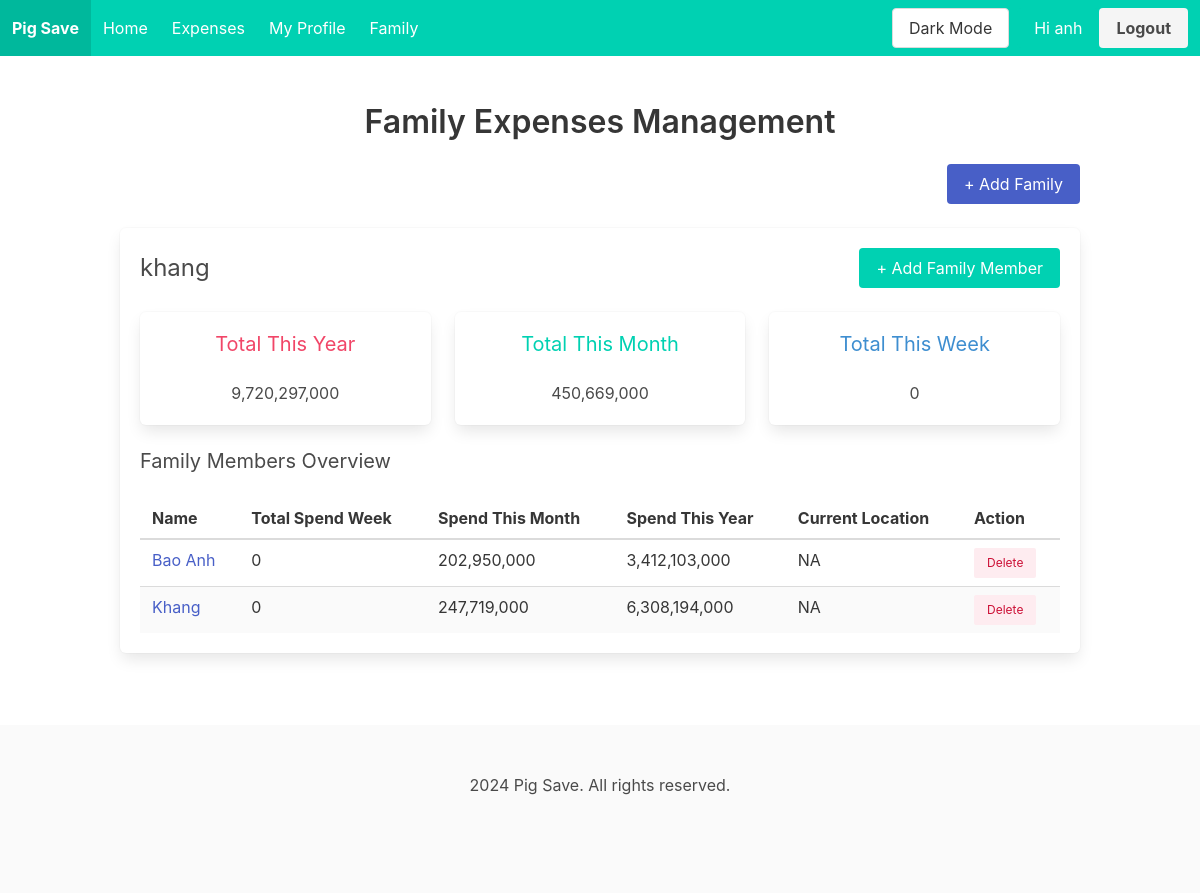
/family (signed in), run on the app's committed database.
### tables this page shows
CREATE TABLE users (
            id INTEGER PRIMARY KEY AUTOINCREMENT,
            username TEXT NOT NULL UNIQUE,
            name TEXT,
            password TEXT NOT NULL
        , language VARCHAR(2), age VARCHAR(3));

CREATE TABLE family (
            id INTEGER PRIMARY KEY AUTOINCREMENT,
            family_name TEXT NOT NULL
        );

### routes.py (the view)
@routes.route('/family')
@login_required
def family():
    families = Family.get_all_family(current_user.id)
    return render_template('family/family.html', families=families)

### main.py (called while the page is built)
@app.before_request
def load_user_language():
    if current_user.is_authenticated:
        conn = sqlite3.connect('pig_save.db')
        cursor = conn.cursor()
        cursor.execute("SELECT language FROM users WHERE id = ?", (current_user.id,))
        result = cursor.fetchone()
        print(f'langauge: {result}')
        if result:
            g.language = result[0]
        else:
            g.language = 'en'

def get_locale():
    language = getattr(g, 'language', 'en')
    return language

@login_manager.user_loader
def load_user(id):
    from models.user import User
    return User.getUser(id)

### models/family.py (called while the page is built)
def get_db_connection():
    conn = sqlite3.connect('pig_save.db')
    conn.row_factory = sqlite3.Row
    return conn

def get_all_family(user_id):
    conn = get_db_connection()
    cursor = conn.cursor()
    cursor.execute("""
        SELECT f.id, f.family_name
        FROM family_members fm
        JOIN family f ON fm.family_id = f.id
        WHERE fm.user_id = ?
    """, (user_id,))
    families = cursor.fetchall()
    lst_family = []
    for f in families:
       lst_family.append({
           'family_name': f[1],
           'id': f[0],
           'data': get_family_expenses(f[0])
           })
    conn.commit()
    conn.close()
    return lst_family

### models/user.py (called while the page is built)
    def getUser(user_id):
        conn = sqlite3.connect('pig_save.db')
        cursor = conn.cursor()
        cursor.execute('SELECT id, username, name, language, age FROM users WHERE id = ?', (user_id,))
        user = cursor.fetchone()
        conn.close()
        if user:
            return User(user[0], user[1], user[2], user[3], user[4])
        return None

### templates/family/family.html (shortened to what this page needs)
{% extends "base.html" %}
{% block content %}
<section class="section">
    <div class="container">
        <h1 class="title has-text-centered">Family Expenses Management</h1>
        <div class="columns">
            <div class="column has-text-right">
                <button class="button is-link" id="addFamilyBtn">+ Add Family</button>
            </div>
        </div>
        {% for family in families %}
        <div class="box mt-2 mb-5">
            <div class="columns is-vcentered">
                <div class="column">
                    <h1 class="is-size-4">{{family.family_name}}</h1>
                </div>
                <div class="column has-text-right">
                    <button class="button is-primary" id="openModalBtn">+ Add Family Member</button>
                </div>
            </div>
            <div class="columns ">
                <div class="column is-one-third">
                  <div class="box has-text-centered">
                    <h2 class="subtitle has-text-danger">{{_('Total This Year')}}</h2>
                    <p id="totalYear">{{family.data.total_family.total_year}}</p>
                  </div>
                </div>
                <div class="column is-one-third">
                  <div class="box has-text-centered">
                    <h2 class="subtitle has-text-primary">{{_('Total This Month')}}</h2>
                    <p id="totalMonth">{{family.data.total_family.total_month}}</p>
                  </div>
                </div>
                <div class="column is-one-third">
                  <div class="box has-text-centered">
                    <h2 class="subtitle has-text-info">{{_('Total This Week')}}</h2>
                    <p id="totalWeek">{{family.data.total_family.total_week}}</p>
                  </div>
                </div>
              </div>
            <h3 class="subtitle">Family Members Overview</h3>
            <table  class="table is-striped is-hoverable is-fullwidth">
                <thead>
                    <tr>
                        <th a>Name</th>
                        <th>Total Spend Week</th>
                        <th>Spend This Month</th>
                        <th>Spend This Year</th>
                        <th>Current Location</th>
                        <th>Action</th>
                    </tr>
                </thead>
                <tbody>
                    {% for member in family.data.members %}
                    <tr>
                    <td ><a class="is-link" href="/profile">{{member.name}}</a></td>
                    <td>{{member.total_week}}</td>
                    <td>{{member.total_month}}</td>
                    <td>{{member.total_year}}</td>
                    <td>NA</td>
                    <td>
                        <div class="buttons are-small">
                            <button type="button" class="button is-danger is-light" onclick="">Delete</button>
                        </div>
                      </td>
                    </tr>
                    {% endfor %}
                </tbody>
            </table>
        </div>
        {% endfor %}
    </div>
</section>
{% endblock %}

### templates/base.html (shortened to what this page needs)
<!DOCTYPE html>
<html lang="en">
  <head>
    <link
      rel="stylesheet"
      href="https://cdn.jsdelivr.net/npm/bulma@0.9.3/css/bulma.min.css"
    />
    <link
      rel="stylesheet"
      href="https://cdnjs.cloudflare.com/ajax/libs/font-awesome/5.15.3/css/all.min.css"
    />
    <link rel="stylesheet" href="static/css/darkmode.css">
  </head>
  <body>
    <nav
      class="navbar is-primary"
      role="navigation"
    >
      <div class="navbar-brand">
        <a class="navbar-item" href="{{ url_for('main.dashboard') }}">
          <strong>Pig Save</strong>
        </a>
      </div>
      <div id="navbarBasicExample" class="navbar-menu">
        <div class="navbar-start">
          <a class="navbar-item" href="{{ url_for('main.dashboard') }}">
            {{_('Home')}}
          </a>
          <a class="navbar-item" href="{{ url_for('main.expenses') }}">
            {{_('Expenses')}}
          </a>
          <a class="navbar-item" href="{{ url_for('main.profile') }}">
            {{_('My Profile')}}
          </a>
          <a class="navbar-item" href="{{ url_for('main.family') }}">
            {{_('Family')}}
          </a>
        </div>
        {% if current_user.is_authenticated %}
        <div class="navbar-end">
          <div class="navbar-item">
            <div class="buttons">
              <button id="theme-toggle" class="button">Dark Mode</button>
              <a href="{{ url_for('main.profile') }}">
                <span class="button is-primary">
                  Hi {{ current_user.username }}
                </span>
              </a>
              <a class="button is-light" href="{{ url_for('main.logout') }}">
                <strong>{{_('Logout')}}</strong>
              </a>
            </div>
          </div>
        </div>
        {% endif %}
      </div>
    </nav>
    <main>{% block content %} {% endblock %}</main>
    <footer class="footer">
      <div class="content has-text-centered">
        <p>2024 Pig Save. All rights reserved.</p>
      </div>
    </footer>
  </body>
</html>

### data on the page
users: username "anh"
family: family_name "khang", data.total_family.total_year "9,720,297,000", data.total_family.total_month "450,669,000", data.total_family.total_week "0", name "Bao Anh" "Khang", total_week "0" "0", total_month "202,950,000" "247,719,000", total_year "3,412,103,000" "6,308,194,000"
